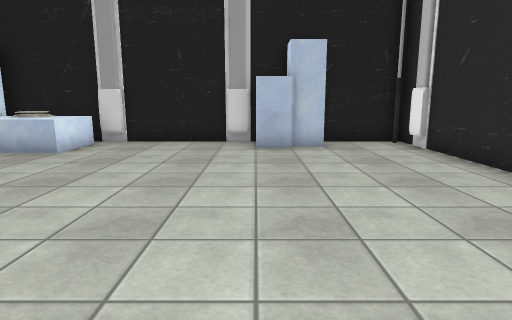
view 1 (above)

12 first-person views from a walk through a Unity game level. The camera is 1.3 m above the floor, tilts 10° down and sees 75° across. The floor is counted in squares, 1 m on a side. Each view is taken from the middle of a square. On the plan, view 1 faces up. The plan holds only what a view shows up to about 14 squares ahead; the rest is blank. The place goes on beyond the plan. The player is left out. Some surface patterns are stand-ins.

view 2
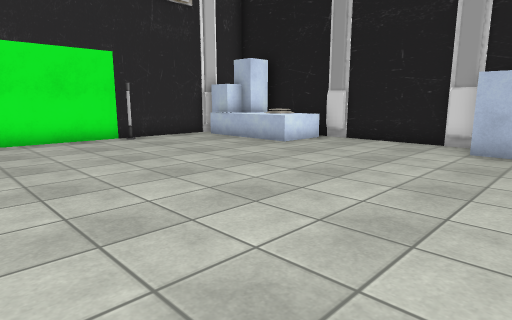

view 3
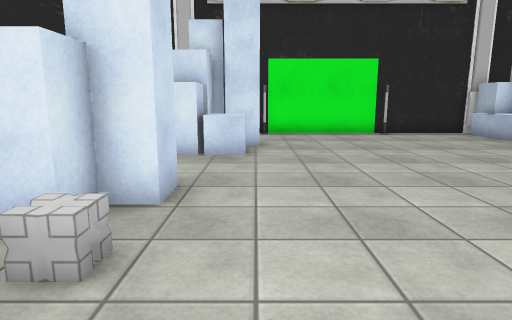

view 4
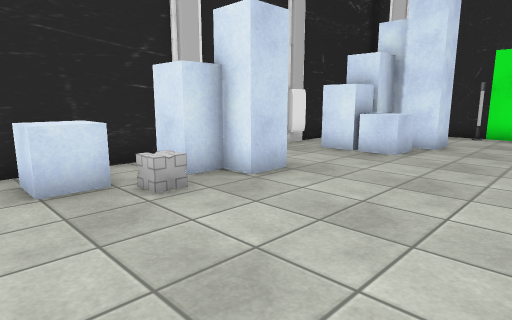

view 5
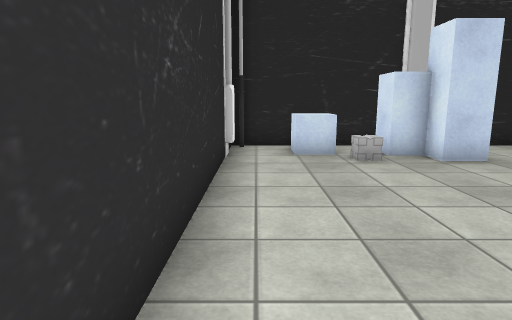

view 6
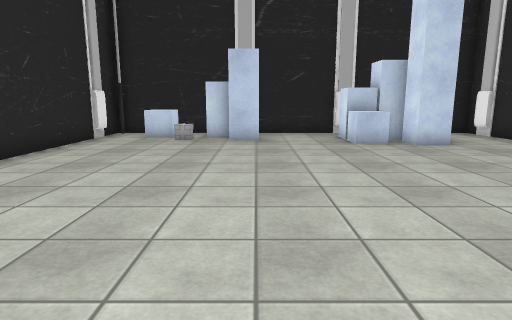

view 7
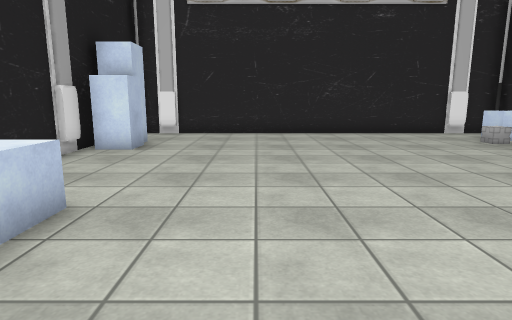

view 8
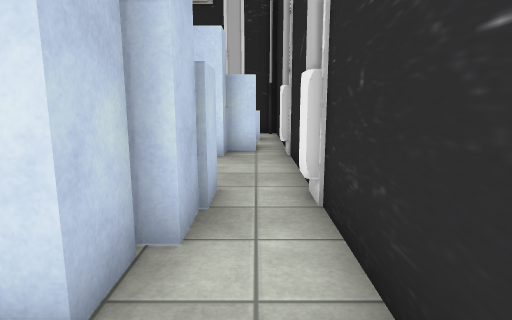

view 9
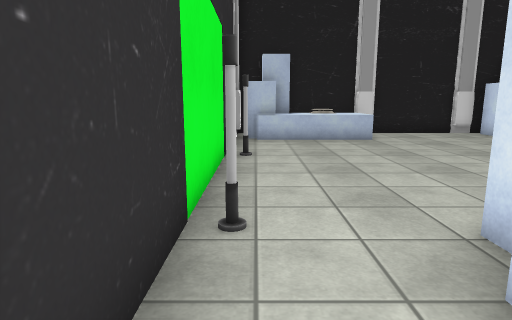

view 10
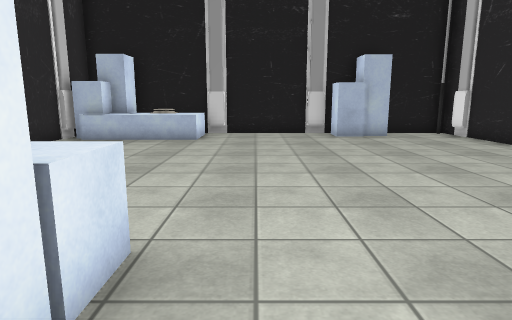

view 11
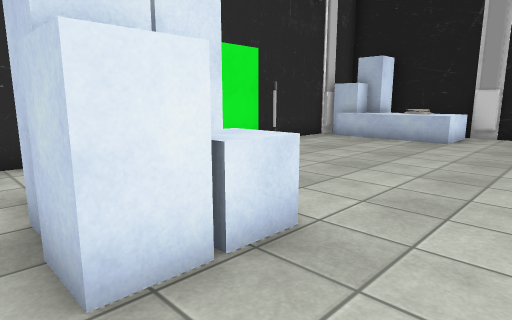

view 12
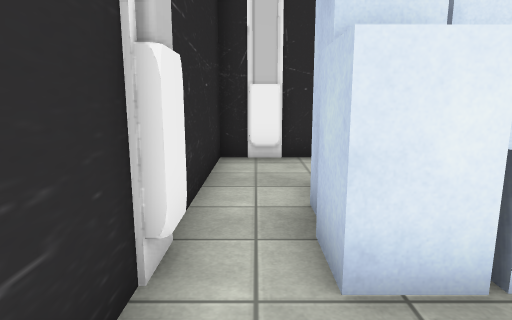

### Floor plan
Points are (right, up) in squares from view 1. A wall is a line through its corners. A room is listed if a view was taken in it or the views show most of it. See-through windows are left out.
Room 1 (views 1, 2, 3, 4, 5, 6, 7, 8, 9, 10, 11, 12)
walls: (-6.3, -0.9) (-6.3, -1.5); (-6.8, -0.4) (-6.8, 0.1) (-5.8, 0.1) (-5.8, -1); (-0.9, -3.6) (-0.1, -3.6); (-6.5, -2) (-7.3, -2) (-7.3, -0.9); (-0.4, -3.8) (4.7, -3.8) (4.7, 10.8) (-8.6, 10.8); (-5, -3.6) (-4.1, -3.6); (-0.1, 10.6) (-1, 10.6); (-4.1, 10.6) (-5, 10.6); (4.5, -2.5) (4.5, -1.8); (4.5, 9.1) (4.5, 10); (-9.7, 8) (-9.7, -3.8) (-0.9, -3.8); (-9.5, -2.4) (-9.5, -3.2)
low walls: (-7.4, 8.4) (-9, 8.4); (-5, 10.6) (-5, 8.4) (-5.6, 8.4)
objects: lamp (-9, 0); lamp (-9, 5); block (-8, 10); other object (-7, 9) to (-6, 10); block (-6, -2) to (-5, -1); cube (-5, -1) to (-4, 0); block (-4, -2); block (-1, -2) to (0, -1); block (0, -3) to (1, -2); block (0, 10); block (1, 10) to (2, 10); cube (2, -3) to (3, -2)

Where each view was taken, in squares from view 1:
view 1: 0 up, 0 right, facing up
view 2: 0 up, 2 right, facing up-left
view 3: 0 up, 4 right, facing left
view 4: 3 up, 4 right, facing down-left
view 5: 6 up, 4 right, facing down
view 6: 10 up, 1 left, facing down
view 7: 6 up, 9 left, facing right
view 8: 3 down, 9 left, facing right
view 9: 3 down, 9 left, facing up
view 10: 3 down, 3 left, facing up
view 11: 3 down, 2 left, facing up-left
view 12: 3 down, 2 left, facing left
